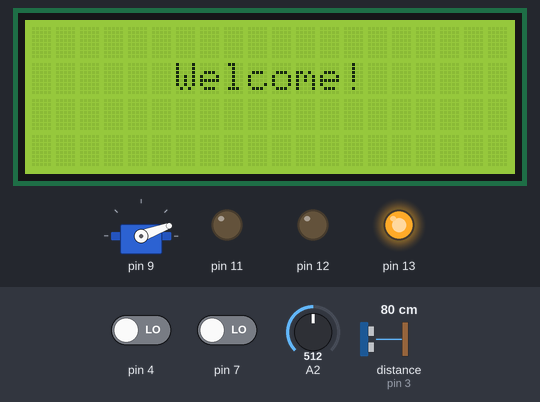
Simulated run of this program. Board: Arduino Uno, built with avr-gcc and run on an emulated ATmega328P. Parts: 20×4 character LCD, servo, output pins drawn as LEDs (lit = HIGH). Wiring (inferred from the names in the program): ultrasonic range finder: trigger pin 2; echo pin 3. Dashed ring = blinking. The inputs (shaded band) are chosen by the test bench; at power-on: distance to the obstacle (sensor on pin 3) 80 cm, pin 7 LOW, A2 = 512, pin 4 LOW. The echo pulse lasts 58.3 µs per cm; sleep ends after the set time or at an interrupt; pins used as bus, display or sensor lines are not drawn; what the program prints to the serial monitor is not drawn.

Above: at 1.4 s.
1.5 s: distance to the obstacle (sensor on pin 3) set to 9 cm
4.4 s: distance to the obstacle (sensor on pin 3) set to 6 cm
At 6.5 s:
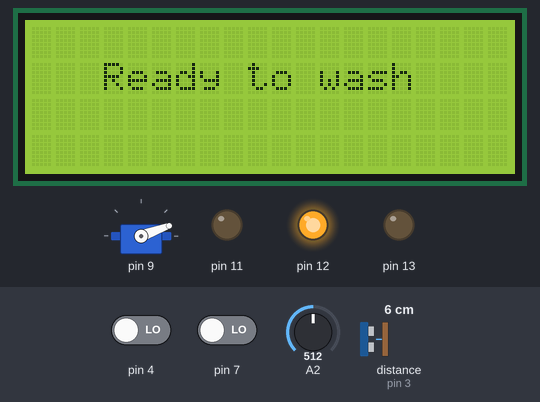
6.8 s: pin 7 driven HIGH
At 7.9 s:
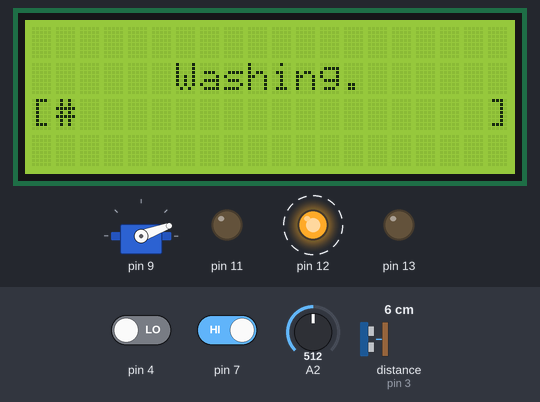
9.5 s: A2 set to 97
12.0 s: A2 set to 85
At 14.9 s:
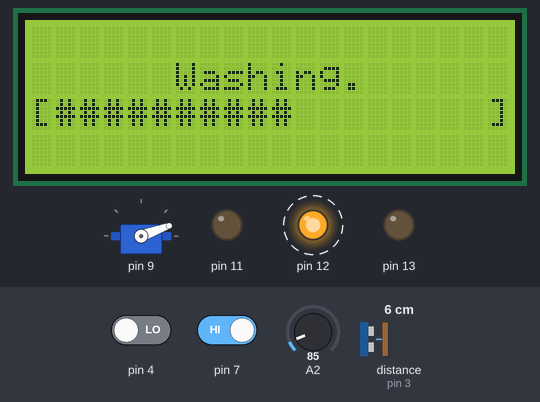
22.5 s: distance to the obstacle (sensor on pin 3) set to 91 cm
25.5 s: distance to the obstacle (sensor on pin 3) set to 102 cm
At 27.9 s:
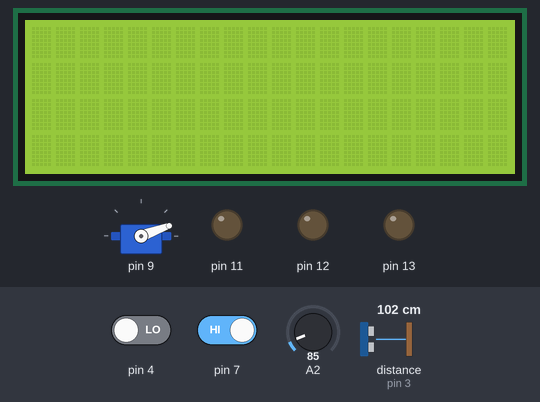
Timing chart, 0 to 29.5 s (numbered marks = the images above; inputs shaded):
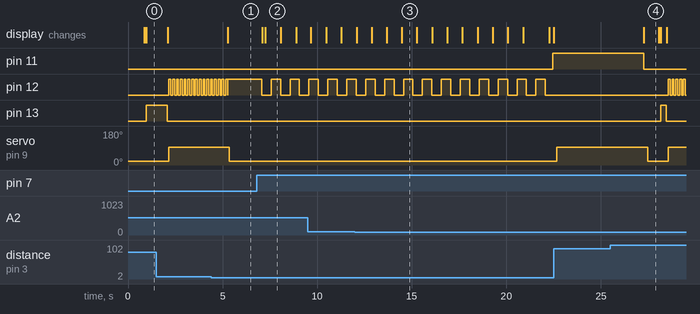

Measured:
- the behaviour switches between 8 and 7 cm on distance to the obstacle (sensor on pin 3) (found by bisection; images 0 and 1)
- the behaviour switches between 93 and 92 on A2 (found by bisection; images 2 and 3)
- the behaviour switches between 96 and 97 cm on distance to the obstacle (sensor on pin 3) (found by bisection; images 3 and 4)
- after the input at 4.4 s, servo on pin 9: 93° → 20° after 0.97 s; the display: changes after 0.88 s (image 1)
- after the input at 6.8 s, pin 12: alternates HIGH for 0.50 s and LOW for 0.50 s, starting after 0.27 s; the display: first changes after 0.30 s (image 2 shows a later state)
- after the input at 12.0 s, pin 11: LOW → HIGH after 10.5 s
- after the input at 25.5 s, pin 11: HIGH → LOW after 1.8 s; pin 12: alternates HIGH for 0.10 s and LOW for 0.10 s, starting after 3.1 s; pin 13: LOW → HIGH after 2.7 s, → LOW 0.30 s later; servo on pin 9: 93° → 20° after 2.0 s, → 93° 1.1 s later; the display: changes after 1.8 s (image 4)
- by itself, pin 12: alternates HIGH for 0.10 s and LOW for 0.10 s

The program:

main.cpp
```cpp
/*
 * Smart Car Washing - Embedded systems and Internet-of-Things
 *
 * A.Y. 2023-2024, 12/3/2023
 *
 * Authors: Francesco Cipollone, Raffaele Francesco Marrazzo
 */

#include <Arduino.h>
#include <LiquidCrystal_I2C.h>

#include "pins.h"
#include "../include/components/Button.h"
#include "../include/components/ButtonImpl.h"
#include "../include/components/Led.h"
#include "../include/components/LedImpl.h"
#include "../include/components/Pir.h"
#include "../include/components/PirImpl.h"
#include "../include/components/ServoMotor.h"
#include "../include/components/ServoMotorImpl.h"
#include "../include/components/Sonar.h"
#include "../include/components/SonarImpl.h"
#include "../include/components/TempSensorImpl.h"
#include "scheduler/Scheduler.h"
#include "task/BlinkTask.h"
#include "task/GateTask.h"
#include "task/ButtonTask.h"
#include "task/CheckInTask.h"
#include "task/WashingTask.h"
#include "task/CheckOutTask.h"

#define SERIAL_BAUD_RATE 9600
#define NUM_LEDS 3
#define LCD_COLS 20
#define LCD_ROWS 4

Led* leds[NUM_LEDS] = {new LedImpl(P_LED_0), new LedImpl(P_LED_1), new LedImpl(P_LED_3)};
Button* const button = new ButtonImpl(P_BTN);
Pir* const pir = new PirImpl(P_PIR);
TempSensor* const tempSensor = new TempSensorImpl(A2);
Sonar* const sonar = new SonarImpl(P_SONAR_TRIG, P_SONAR_ECHO);
LiquidCrystal_I2C* lcd = new LiquidCrystal_I2C(LCD_ADDR, LCD_COLS, LCD_ROWS);
ServoMotor* const motor = new ServoMotorImpl(P_SERVO);

Scheduler scheduler;
BlinkTask* t0 = new BlinkTask(leds[1], 100);
BlinkTask* t1 = new BlinkTask(leds[1], 500);

void setup() {
    Serial.begin(SERIAL_BAUD_RATE);
    lcd->init();
    lcd->backlight();
    lcd->setCursor(3, 1);
    scheduler.initialize(100);
    scheduler.addTask(t0);
    scheduler.addTask(t1);
    scheduler.addTask(new CheckInTask(pir, sonar, tempSensor, lcd, leds[0], t0, 400));
    scheduler.addTask(new GateTask(motor, 100));
    scheduler.addTask(new WashingTask(tempSensor, lcd, t1, 200));
    scheduler.addTask(new ButtonTask(button, 100));
    scheduler.addTask(new CheckOutTask(lcd, leds[2], sonar, tempSensor, 400));
}

void loop() {
    scheduler.tick();
}
```

GuardsManager.h
```cpp
#ifndef GUARDS_MANAGER_H
#define GUARDS_MANAGER_H

/// @brief Manages the application's guard variables.
class GuardsManager {
   public:
    /// @brief Retrieves the manager's instance.
    /// @return the GuardsManager object
    static GuardsManager& getInstance();
    /// @brief Sets the guards variables needed for the washing task.
    void prepareForWashing();
    /// @brief Sets the guards variable needed for the check-out task.
    void prepareForCheckOut();
    /// @brief Sets the guards variable needed for the check-in task.
    void prepareForCheckIn();
    /// @brief Sets the value for the openGate guard variable.
    /// @param value the boolean value
    void setGateOpened(const bool value);
    /// @brief Sets the value for the vacant guard variable.
    /// @param value the boolean value
    void setVacant(const bool value);
    /// @brief Sets the value for the washStart guard variable.
    /// @param value the boolean value
    void setCanWashStart(const bool value);
    /// @brief Sets the value for the washingComplete guard variable.
    /// @param value the boolean value
    void setIsWashingComplete(const bool value);
    /// @brief Sets if the button is pressed or not.
    /// @param value the boolean value
    void setBtnPressed(const bool value);
    /// @brief Checks if the gate can be opened.
    /// @return true if opening allowed
    bool isGateOpen();
    /// @brief Checks if the washing area is vacant.
    /// @return true if vacant
    bool isVacant();
    /// @brief Checks if the washing phase can start.
    /// @return true if ready to wash
    bool canWashStart();
    /// @brief Checks if the washing is completed.
    /// @return true if completed
    bool isWashingComplete();
    /// @brief Checks if the button is pressed.
    /// @return true if pressed
    bool isBtnPressed();

   private:
    bool openGate = false;
    bool vacant = true;
    bool washStart = false;
    bool washingComplete = false;
    bool btnPressed = false;

    GuardsManager() {}
};

#endif
```

Button.h
```cpp
#ifndef BUTTON_H
#define BUTTON_H

/// @brief Class that represents a generic button.
class Button {
    public:
     /// @brief Retrieves if a button is pressed.
     /// @return true if pressed, false otherwise.
     virtual bool isPressed() = 0;
};

#endif
```

ButtonImpl.h
```cpp
#ifndef BUTTON_IMPL_H
#define BUTTON_IMPL_H

#include "Button.h"

/// @brief Implementation of a button.
class ButtonImpl : public Button {
   public:
    /// @brief Default constructor.
    /// @param pin the Arduino pin in which the button is plugged in.
    ButtonImpl(const int pin);

    bool isPressed();

   private:
    int pin;
};

#endif
```

Led.h
```cpp
#ifndef LED_H
#define LED_H

/// @brief Class that represents a generic led.
class Led {
   public:
    /// @brief Turns on the led.
    virtual void switchOn() = 0;

    /// @brief Turns off the led.
    virtual void switchOff() = 0;
};

#endif
```

LedImpl.h
```cpp
#ifndef LED_IMPL_H
#define LED_IMPL_H

#include "Led.h"

/// @brief Implementation of a led.
class LedImpl : public Led {
   public:
    /// @brief Default constructor.
    /// @param pin the Arduino pin in which the led is plugged in.
    LedImpl(const int pin);

    void switchOn();
    void switchOff();

   private:
    int pin;
};

#endif
```

Pir.h
```cpp
#ifndef PIR_H
#define PIR_H

/// @brief Class that represents a Passive Infra-Red (PIR) sensor.
class Pir {
   public:
    /// @brief Retrieves if the sensor detects something in his detection field.
    /// @return true on detection, false otherwise
    virtual bool isDetected() = 0;
};

#endif
```

PirImpl.h
```cpp
#ifndef PIR_IMPL_H
#define PIR_IMPL_H

#include "Pir.h"

/// @brief Implementation of a generic PIR.
class PirImpl : public Pir {
   public:
    /// @brief Default constructor.
    /// @param pin the Arduino pin in which the PIR is plugged in.
    PirImpl(const int pin);

    bool isDetected();

   private:
    int pin;
};

#endif
```

ServoMotor.h
```cpp
#ifndef SERVO_MOTOR_H
#define SERVO_MOTOR_H

/// @brief Class that represents a generic servo motor.
class ServoMotor {
   public:
    /// @brief Turns on the motor.
    virtual void on() = 0;

    /// @brief Turns off the motor.
    virtual void off() = 0;

    /// @brief Sets the current angle of the motor with the provided one.
    /// @param angle The new angle of the motor. Its value must be between 0 and 179. Otherwise, the angle is not set.
    virtual void setAngle(int angle) = 0;
};

#endif
```

ServoMotorImpl.h
```cpp
#ifndef SERVO_MOTOR_IMPL_H
#define SERVO_MOTOR_IMPL_H

#include <Arduino.h>
#include <ServoTimer2.h>

#include "ServoMotor.h"

/// @brief Implementation of a servo motor.
class ServoMotorImpl : public ServoMotor {
   public:
    /// @brief Default constructor.
    /// @param pin the Arduino pin in which the motor is plugged in. The pin must support PWM.
    ServoMotorImpl(const int pin);

    void on();
    void off();
    void setAngle(const int angle);

   private:
    int pin;
    ServoTimer2 servoMotor;
};

#endif
```

Sonar.h
```cpp
#ifndef SONAR_H
#define SONAR_H

/// @brief Class that represents a generic sonar.
class Sonar {
   public:
    /// @brief Retrieves the distance in meters from the nearest object.
    /// @param currentTemperature the current temperature in the room
    /// @return the distance in meters from the nearest object
    virtual double getDistance(double currentTemperature) = 0;
};

#endif
```

SonarImpl.h
```cpp
#ifndef SONAR_IMPL_H
#define SONAR_IMPL_H

#include "Sonar.h"

/// @brief Implementation of a sonar.
class SonarImpl : public Sonar {
   public:
    /// @brief Default constructor.
    /// @param trigPin the Arduino pin in which the sonar's "trig" pin is plugged in.
    /// @param echoPin the Arduino pin in which the sonar's "echo" pin is plugged in.
    SonarImpl(const int trigPin, const int echoPin);

    double getDistance(const double currentTemperature);

   private:
    int trigPin;
    int echoPin;

    static double getKelvinFromCelsius(const double celsiusTemp);
    static double getSoundSpeed(const double kelvinTemp);
};

#endif
```

TempSensor.h
```cpp
#ifndef TEMP_SENSOR_H
#define TEMP_SENSOR_H

/// @brief Class that represents a temperature sensor.
class TempSensor {
   public:
    /// @brief Retrieves the current temperature in °C.
    /// @return the current temperature
    virtual double getCurrentTemperature() = 0;
};

#endif
```

TempSensorImpl.h
```cpp
#ifndef TEMP_SENSOR_IMPL_H
#define TEMP_SENSOR_IMPL_H

#include "TempSensor.h"

/// @brief Implementation of a temperature sensor.
class TempSensorImpl : public TempSensor {
   public:
    /// @brief Default constuctor.
    /// @param pin the Arduino pin in which the sensor is plugged in.
    TempSensorImpl(const int pin);

    double getCurrentTemperature();

   private:
    int pin;
};

#endif
```

Scheduler.h
```cpp
#ifndef SCHEDULER_H
#define SCHEDULER_H

#include "task/Task.h"

/// @brief The maximum number of tasks allowed by the scheduler.
#define MAX_TASKS 10

/// @brief The class that launches all the tasks.
class Scheduler {
   public:

    /// @brief Initialises the scheduler with the provided period.
    /// @param period The period of the scheduler.
    void initialize(const int period);

    /// @brief Adds a new task to the scheduler.
    /// @param task The task to be scheduled.
    /// @return true if the operation is successful, false otherwise.
    virtual bool addTask(Task* const task);

    /**
     * @brief Every time the scheduler's period elapses, this method attempts
     * to execute all the tasks registered in the scheduler.
     */
    virtual void tick();

   private:
    int period;
    int actualTasksNum;
    Task* tasks[MAX_TASKS];
};

#endif
```

BlinkTask.h
```cpp
#ifndef BLINK_TASK_H
#define BLINK_TASK_H

#include "TaskImpl.h"
#include "components/Led.h"

/// @brief The task that allows the blinking of a led.
class BlinkTask : public TaskImpl {
   public:
    /// @brief The blink task's default constructor.
    /// @param led The led that has to blink.
    /// @param period The task period.
    BlinkTask(Led* const led, int period);

    /// @brief Starts the task.
    void start();

    /// @brief Determines whether the task can start.
    /// @param schedulerPeriod the period of the scheduler that manages this task.
    /// @return true if the period of this task is reached and the blink is enabled, false otherwise.
    bool canStart(const int schedulerPeriod);

    /// @brief Returns whether the blinking is enabled.
    /// @return true if the led blinking is enabled, false otherwise.
    bool canBlink();

    /// @brief Enables the led blinking.
    void enableBlink();

    /// @brief Disables the led blinking.
    void disableBlink();

    /// @brief Retrieves the led managed by this blink task.
    /// @return The led managed by this blink task.
    Led* getLed();

   private:
    Led* led;
    enum { OFF, ON } state;
    bool isBlinkEnabled;
};

#endif
```

ButtonTask.h
```cpp
#ifndef BUTTON_TASK_H
#define BUTTON_TASK_H

#include "TaskImpl.h"
#include "components/Button.h"
#include "components/ButtonImpl.h"

/// @brief The button task.
class ButtonTask : public TaskImpl {
    public:
     /// @brief The button task constructor.
     /// @param button the button linked to this task
     /// @param period the task period in ms
     ButtonTask(Button* const button, const int period);

     /// @brief Starts the task and set the isBtnPressed global variable.
     void start();

    private:
     Button* button;
};

#endif
```

CheckInTask.h
```cpp
#ifndef CHECK_IN_TASK_H
#define CHECK_IN_TASK_H

#include "TaskImpl.h"
#include "components/Pir.h"
#include "components/PirImpl.h"
#include "components/Sonar.h"
#include "components/SonarImpl.h"
#include "components/Led.h"
#include "components/LedImpl.h"
#include "components/TempSensor.h"
#include "components/TempSensorImpl.h"
#include <LiquidCrystal_I2C.h>
#include "task/BlinkTask.h"

/// @brief The required time to wait before the gate can be opened.
#define OPEN_GATE_TIME_MS 1000
/// @brief The required time to wait before the gate can be closed.
#define CLOSE_GATE_TIME_MS 1000
/// @brief The minimum distance from the sonar that is required to close the gate.
#define SONAR_MIN_DIST_M 0.1

/// @brief The check-in task performed at the gate entrance.
class CheckInTask : public TaskImpl {
    public:
     /// @brief The check-in constructor.
     /// @param pir the passive infrared sensor before the gate
     /// @param sonar the sonar in the washing area
     /// @param tempSensor the temperature sensor
     /// @param lcd the lcd screen
     /// @param led the first green led
     /// @param blinkTask the first green led blinking task
     /// @param period the task period in ms
     CheckInTask(Pir* const pir, Sonar* const sonar, TempSensor* const tempSensor, LiquidCrystal_I2C* const lcd, Led* const led, BlinkTask* const blinkTask, const int period);

     /// @brief Starts the task.
     void start();

    private:
     Pir* pir;
     Sonar* sonar;
     TempSensor* tempSensor;
     LiquidCrystal_I2C* lcd;
     Led* led;
     BlinkTask* blinkTask;
     enum { IDLE, SLEEP, DETECTED, GATE_HOLDING } state;
     int timeElapsed;
};

#endif
```

CheckOutTask.h
```cpp
#ifndef CHECK_OUT_TASK_H
#define CHECK_OUT_TASK_H

#include <LiquidCrystal_I2C.h>

#include "TaskImpl.h"
#include "components/Led.h"
#include "components/Sonar.h"
#include "components/TempSensor.h"

/// @brief The task that allows the user to perform the checkout.
class CheckOutTask : public TaskImpl {
   public:
    /// @brief The check-out task's default constructor.
    /// @param lcd the user display.
    /// @param led the led that has to be switched on during the check-out.
    /// @param sonar the system's sonar.
    /// @param temperatureSensor the system's temperature sensor.
    /// @param period the task period.
    CheckOutTask(LiquidCrystal_I2C* lcd, Led* const led, Sonar* const sonar, TempSensor* const temperatureSensor, const int period);

    /// @brief Starts the task.
    void start();

   private:
    LiquidCrystal_I2C* lcd;
    Led* led;
    Sonar* sonar;
    TempSensor* temperatureSensor;
    int timeElapsed;
    enum { IDLE,
           GATE_HOLDING } state;
};

#endif
```

GateTask.h
```cpp
#ifndef GATE_TASK_H
#define GATE_TASK_H

#include "TaskImpl.h"
#include "components/ServoMotor.h"
#include "components/ServoMotorImpl.h"

/// @brief The gate task that operates the opening and closing of the servo motor.
class GateTask : public TaskImpl {
    public:
     /// @brief The gate task constructor.
     /// @param motor the servo motor that acts as a gate
     /// @param period the task period in ms
     GateTask(ServoMotor* const motor, const int period);

     /// @brief Starts the task.
     void start();

    private:
     ServoMotor* motor;
     enum { CLOSE, OPEN } state;
};

#endif
```

Task.h
```cpp
#ifndef TASK_H
#define TASK_H

/// @brief A generic task.
class Task {
   public:
    /// @brief Starts the task.
    virtual void start() = 0;

    /// @brief Retrieves true if the task can start, false otherwise.
    /// @param schedulerPeriod the period of the scheduler that manages this task.
    /// @return true if the task's period is elapsed, and so the task has to start, false otherwise.
    virtual bool canStart(const int schedulerPeriod) = 0;
};

#endif
```

TaskImpl.h
```cpp
#ifndef TASK_IMPL_H
#define TASK_IMPL_H

#include "Task.h"

/// @brief Generic task implementation.
class TaskImpl : public Task {
   public:
    /// @brief TaskImpl's default constructor.
    /// @param period the period of the task.
    TaskImpl(const int period);

    /// @brief Starts the task.
    virtual void start() = 0;

    /// @brief Retrieves true if the task can start, false otherwise.
    /// @param schedulerPeriod the period of the scheduler that manages this task.
    /// @return true if the task's period is elapsed, and so the task has to start, false otherwise.
    virtual bool canStart(const int schedulerPeriod);

   protected:
    /// @brief The task's period.
    int period;

   private:
    int timeElapsed;
};

#endif
```

WashingTask.h
```cpp
#ifndef WASHING_TASK_H
#define WASHING_TASK_H

#include <LiquidCrystal_I2C.h>

#include "components/TempSensor.h"
#include "task/BlinkTask.h"
#include "task/TaskImpl.h"

/// @brief The task that manages the washing phase.
class WashingTask : public TaskImpl {
   public:
    /// @brief WashingTask's default constructor.
    /// @param tempSensor The system's temperature sensor.
    /// @param lcd The user display.
    /// @param blinkTask The blink task of the led used during the washing phase.
    /// @param period The task period.
    WashingTask(TempSensor* const tempSensor, LiquidCrystal_I2C* lcd, BlinkTask* const blinkTask, const int period);

    /// @brief Starts the task.
    void start();

   private:
    TempSensor* temperatureSensor;
    LiquidCrystal_I2C* lcd;
    BlinkTask* blinkTask;
    enum { IDLE,
           READY,
           WASHING,
           WAITING_EMERGENCY,
           REQUIRED_PC_MAINTENANCE } state;
    int washedCars;
    double temp;
    int washingTime;
    int elapsedEmergencyTimer;
    // Performs all the actions that need to be done during the washing phase.
    void wash();
    // Performs all the actions that need to be done at the end of the washing phase.
    void endWashing();
};

#endif
```

GuardsManager.cpp
```cpp
#include "GuardsManager.h"

GuardsManager& GuardsManager::getInstance() {
    static GuardsManager instance;
    return instance;
}

void GuardsManager::prepareForWashing() {
    openGate = false;
    vacant = false;
    washStart = true;
}

void GuardsManager::prepareForCheckOut() {
    washingComplete = true;
    washStart = false;
}

void GuardsManager::prepareForCheckIn() {
    openGate = false;
    vacant = true;
}

void GuardsManager::setGateOpened(const bool value) {
    openGate = value;
}

void GuardsManager::setVacant(const bool value) {
    vacant = value;
}

void GuardsManager::setCanWashStart(const bool value) {
    washStart = value;
}

void GuardsManager::setIsWashingComplete(const bool value) {
    washingComplete = value;
}

void GuardsManager::setBtnPressed(const bool value) {
    btnPressed = value;
}

bool GuardsManager::isGateOpen() {
    return openGate;
}

bool GuardsManager::isVacant() {
    return vacant;
}

bool GuardsManager::canWashStart() {
    return washStart;
}

bool GuardsManager::isWashingComplete() {
    return washingComplete;
}

bool GuardsManager::isBtnPressed() {
    return btnPressed;
}
```

ButtonImpl.cpp
```cpp
#include "../../include/components/ButtonImpl.h"
#include <Arduino.h>

ButtonImpl::ButtonImpl(const int pin) {
    this->pin = pin;
    pinMode(this->pin, INPUT);
}

bool ButtonImpl::isPressed() {
    return digitalRead(this->pin) == HIGH;
}
```

Source omitted: LedImpl.cpp (286 bytes), PirImpl.cpp (225 bytes), ServoMotorImpl.cpp (586 bytes), SonarImpl.cpp (1209 bytes), TempSensorImpl.cpp (392 bytes), Scheduler.cpp (1090 bytes), BlinkTask.cpp (1125 bytes), ButtonTask.cpp (269 bytes), CheckInTask.cpp (2771 bytes), CheckOutTask.cpp (1907 bytes), GateTask.cpp (504 bytes), TaskImpl.cpp (335 bytes) and 2 more
